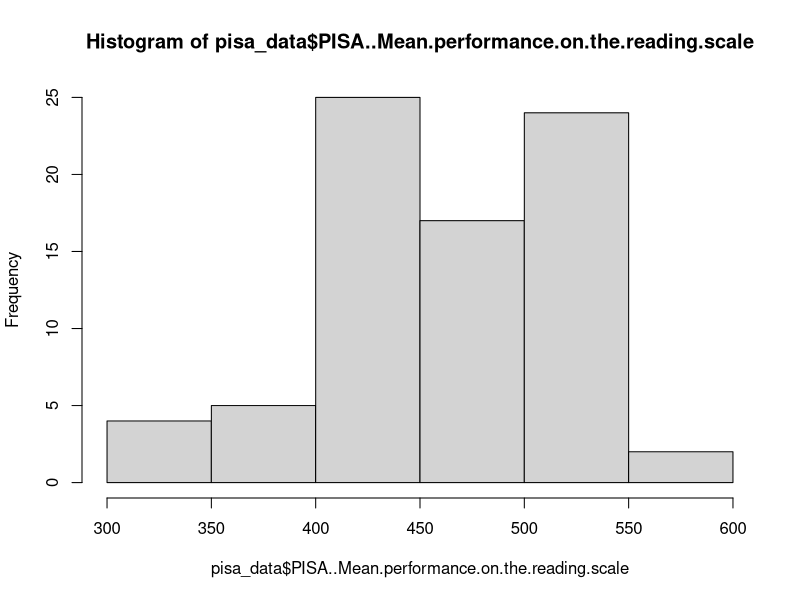
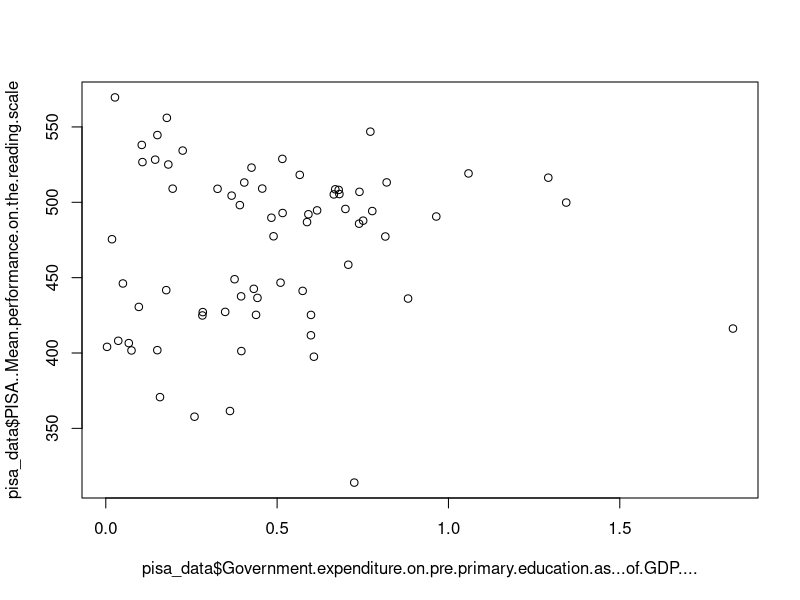
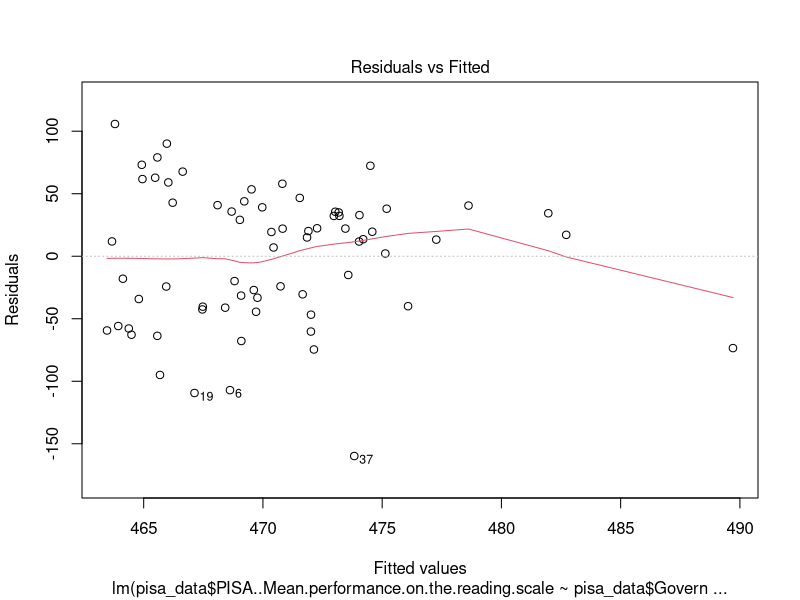
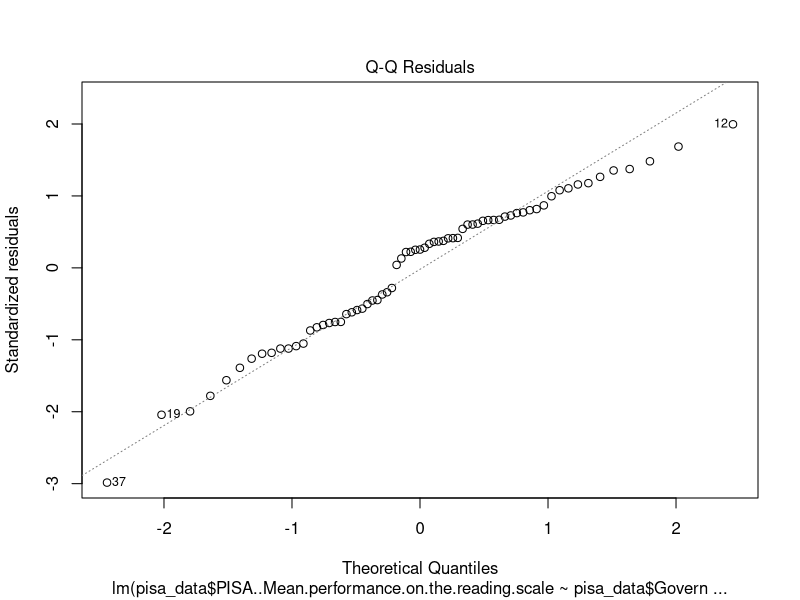
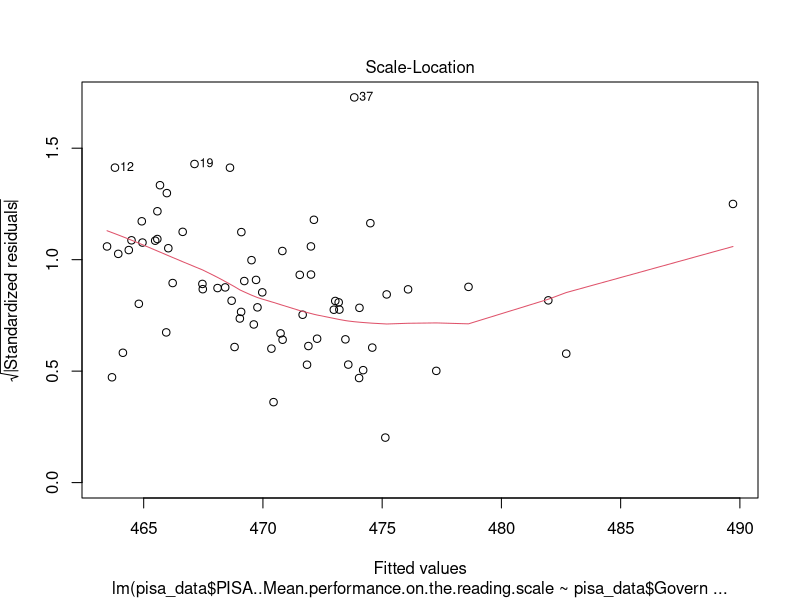
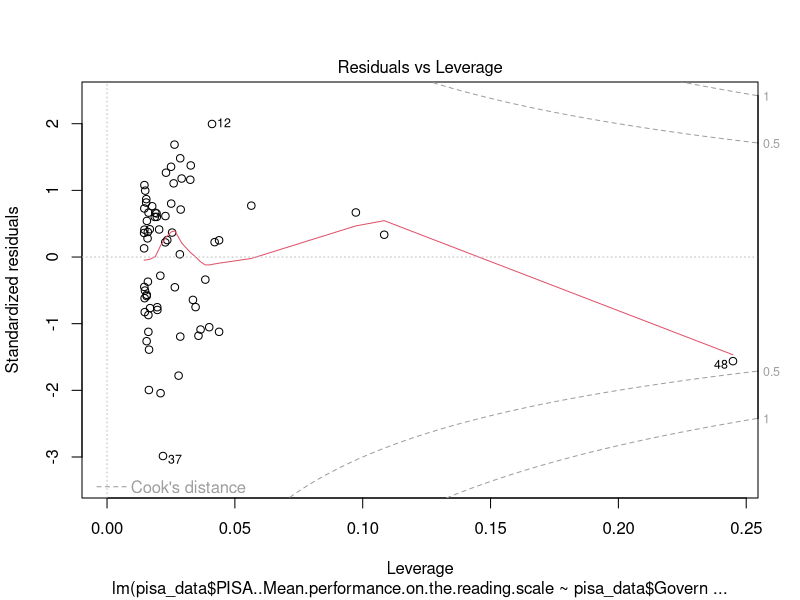
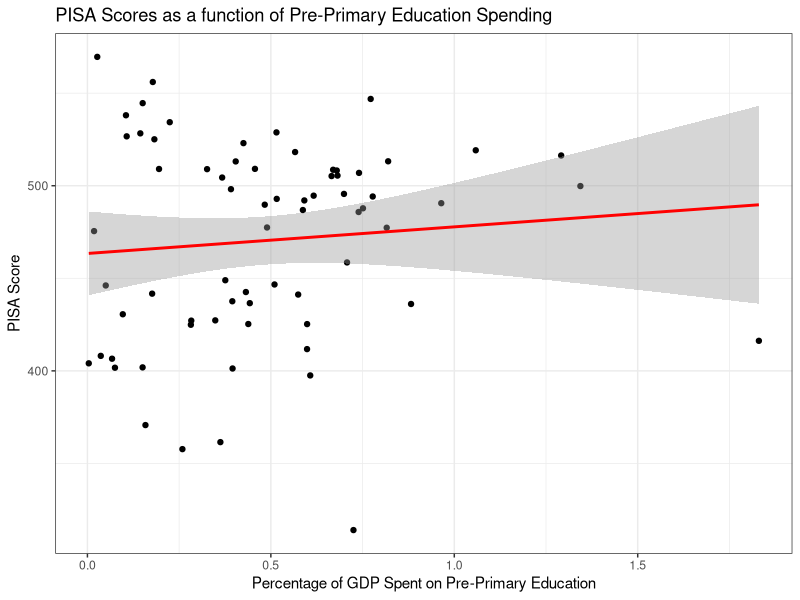
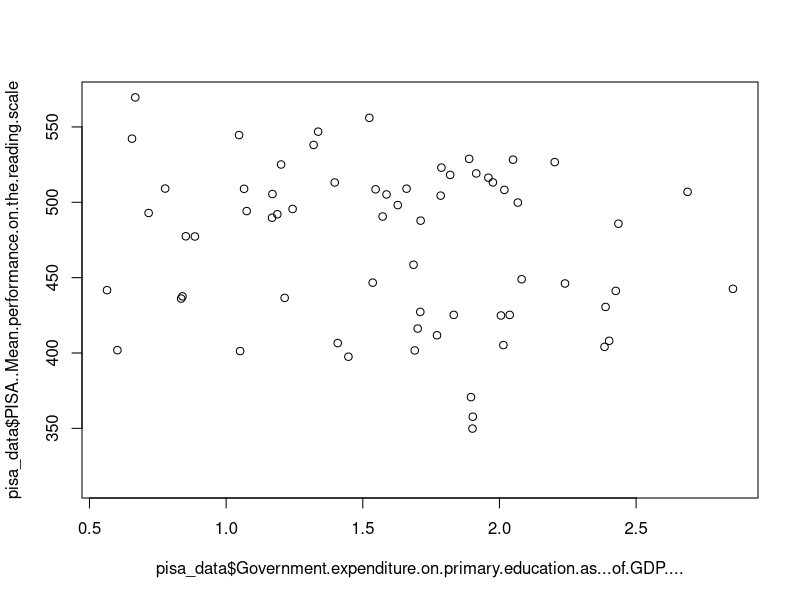

These charts were generated, in order, by the following R code:
# Nathan Ford
# June 2nd, 2022
# HCDE 410 Final Project
# This file contains the R code for the linear models and data visualization

# install packages if necessary
install.packages("ggplot2")
install.packages("dplyr")
install.packages("broom")

# load the libraries
library(ggplot2)
library(dplyr)

# load dataset created in Python
pisa_data <- read.csv('pisa_df.csv')

# create plots and test for linearity
#
# 

# pre-primary
# check for rough normalcy
hist(pisa_data$PISA..Mean.performance.on.the.reading.scale)
plot(pisa_data$Government.expenditure.on.pre.primary.education.as...of.GDP...., 
     pisa_data$PISA..Mean.performance.on.the.reading.scale)

# create a linear model
pisa_data.lm <- lm(pisa_data$PISA..Mean.performance.on.the.reading.scale ~ 
                      pisa_data$Government.expenditure.on.pre.primary.education.as...of.GDP...., data = pisa_data)
# view results of linear model
summary(pisa_data.lm)

# check linear model's error plots
plot(pisa_data.lm)

# create a plot with the actual data and the linear model's line
pre_primary.graph <- ggplot(pisa_data, aes(x = pisa_data$Government.expenditure.on.pre.primary.education.as...of.GDP....,
                                           y = pisa_data$PISA..Mean.performance.on.the.reading.scale)) + geom_point()
pre_primary.graph <- pre_primary.graph + geom_smooth(method = 'lm', col = 'red')
pre_primary.graph <- pre_primary.graph + theme_bw() + labs(title = "PISA Scores as a function of Pre-Primary Education Spending",
                                                           x = 'Percentage of GDP Spent on Pre-Primary Education',
                                                           y = 'PISA Score')
# display final plot
pre_primary.graph



# primary
# check for rough normalcy
plot(pisa_data$Government.expenditure.on.primary.education.as...of.GDP...., 
     pisa_data$PISA..Mean.performance.on.the.reading.scale)

# create a linear model
pisa_data.lm <- lm(pisa_data$PISA..Mean.performance.on.the.reading.scale ~ 
                      pisa_data$Government.expenditure.on.primary.education.as...of.GDP...., data = pisa_data)
# view results of linear model
summary(pisa_data.lm)

# check linear model's error plots
plot(pisa_data.lm)

# create a plot with the actual data and the linear model's line
primary.graph <- ggplot(pisa_data, aes(x = pisa_data$Government.expenditure.on.primary.education.as...of.GDP....,
                                           y = pisa_data$PISA..Mean.performance.on.the.reading.scale)) + geom_point()
primary.graph <- primary.graph + geom_smooth(method = 'lm', col = 'red')
primary.graph <- primary.graph + theme_bw() + labs(title = "PISA Scores as a function of Primary Education Spending",
                                                           x = 'Percentage of GDP Spent on Primary Education',
                                                           y = 'PISA Score')
# display final plot
primary.graph



# secondary
# check for rough normalcy
plot(pisa_data$Government.expenditure.on.secondary.education.as...of.GDP...., 
     pisa_data$PISA..Mean.performance.on.the.reading.scale)

# create a linear model
pisa_data.lm <- lm(pisa_data$PISA..Mean.performance.on.the.reading.scale ~ 
                      pisa_data$Government.expenditure.on.secondary.education.as...of.GDP...., data = pisa_data)
# view results of linear model
summary(pisa_data.lm)

# check linear model's error plots
plot(pisa_data.lm)

# create a plot with the actual data and the linear model's line
secondary.graph <- ggplot(pisa_data, aes(x = pisa_data$Government.expenditure.on.secondary.education.as...of.GDP....,
                                           y = pisa_data$PISA..Mean.performance.on.the.reading.scale)) + geom_point()
secondary.graph <- secondary.graph + geom_smooth(method = 'lm', col = 'red')
secondary.graph <- secondary.graph + theme_bw() + labs(title = "PISA Scores as a function of Secondary Education Spending",
                                                           x = 'Percentage of GDP Spent on Secondary Education',
                                                           y = 'PISA Score')
# display final plot
secondary.graph



# tertiary
# check for rough normalcy
plot(pisa_data$Government.expenditure.on.tertiary.education.as...of.GDP...., 
     pisa_data$PISA..Mean.performance.on.the.reading.scale)

# create a linear model
pisa_data.lm <- lm(pisa_data$PISA..Mean.performance.on.the.reading.scale ~ 
                      pisa_data$Government.expenditure.on.tertiary.education.as...of.GDP...., data = pisa_data)
# view results of linear model
summary(pisa_data.lm)

# check linear model's error plots
plot(pisa_data.lm)

# create a plot with the actual data and the linear model's line
tertiary.graph <- ggplot(pisa_data, aes(x = pisa_data$Government.expenditure.on.tertiary.education.as...of.GDP....,
                                           y = pisa_data$PISA..Mean.performance.on.the.reading.scale)) + geom_point()
tertiary.graph <- tertiary.graph + geom_smooth(method = 'lm', col = 'red')
tertiary.graph <- tertiary.graph + theme_bw() + labs(title = "PISA Scores as a function of Tertiary Education Spending",
                                                           x = 'Percentage of GDP Spent on Tertiary Education',
                                                           y = 'PISA Score')
# display final plot
tertiary.graph
